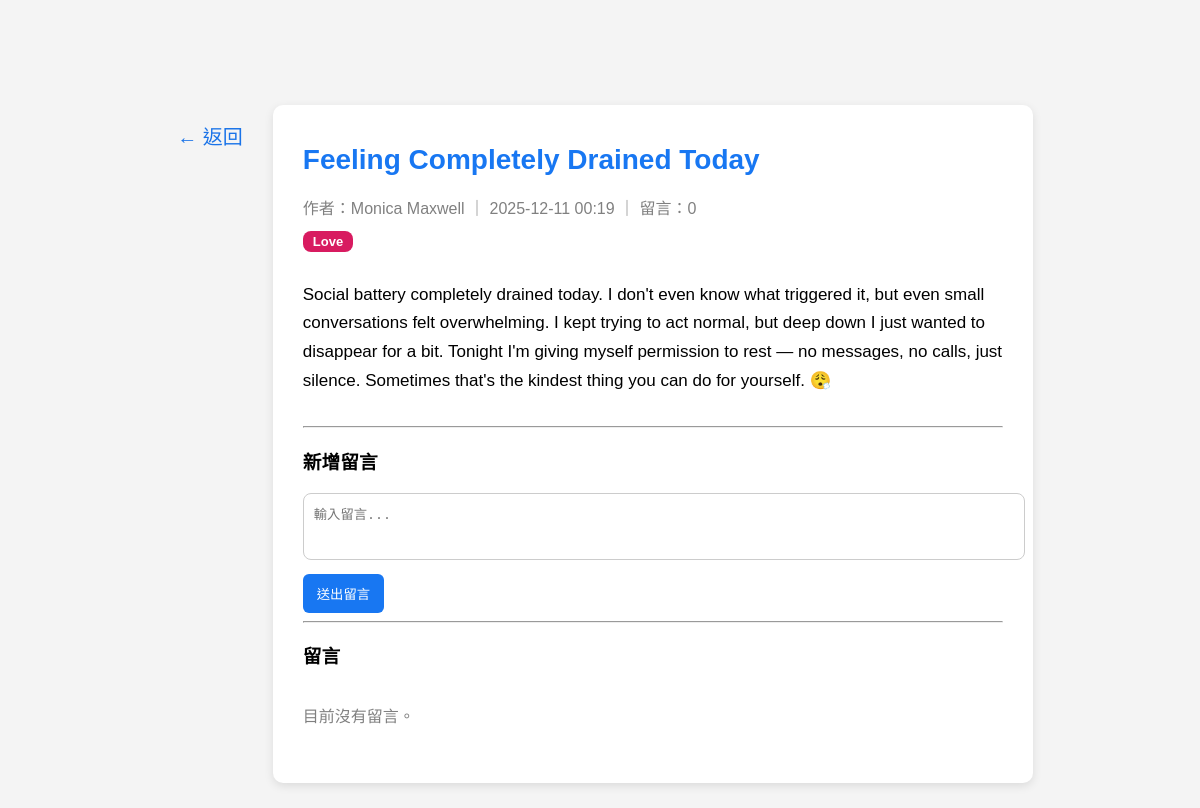
/posts/1, run on the app's committed database.
### models/post.py (models this page shows)
class Post(db.Model):
    id = db.Column(db.Integer, primary_key=True)
    title = db.Column(db.String(120), nullable=False)
    content = db.Column(db.Text, nullable=False)
    tag = db.Column(db.String(50), nullable=True)
    created_at = db.Column(db.DateTime, default=datetime.utcnow)
    user_id = db.Column(db.Integer, db.ForeignKey("user.id"), nullable=False)
    user = db.relationship("User", backref="posts")
    comments = db.relationship("Comment", backref="post", cascade="all, delete")
    likes = db.relationship("Like", backref="post", lazy="dynamic")

### models/user.py (models this page shows, shortened)
class User(db.Model, UserMixin):
    id = db.Column(db.Integer, primary_key=True)
    username = db.Column(db.String(50), unique=True, nullable=False)
    email = db.Column(db.String(120), unique=True, nullable=False)
    password = db.Column(db.String(255), nullable=False)
    reset_code = db.Column(db.String(6), nullable=True)
    reset_code_expire = db.Column(db.DateTime, nullable=True)

### routes/posts.py (the view, shortened to what this page needs)
@posts_bp.route("/posts/<int:post_id>", methods=["GET", "POST"])
def view_post(post_id):
    post = Post.query.get_or_404(post_id)
    return render_template("post_view.html", post=post)

### templates/post_view.html (shortened to what this page needs)
<!DOCTYPE html>
<html lang="zh-Hant">
<head>
    <link rel="stylesheet" href="/static/style.css">
</head>
<body>
<div class="post-wrapper">
    <a href="/home" class="back-side-btn">← 返回</a>
    <div class="post-card">
        <h1 class="post-title">{{ post.title }}</h1>
        <p class="post-meta">
            作者：{{ post.user.username }} ｜ {{ post.created_at.strftime("%Y-%m-%d %H:%M") }}
            ｜ 留言：{{ post.comments|length }}
        </p>
        {% if post.tag %}
        <span class="tag-badge tag-{{ post.tag }}">{{ post.tag }}</span>
        {% endif %}
        <p class="post-content">
            {{ post.content | safe }}
        </p>
    <hr>
    <h3>新增留言</h3>
    <form method="POST">
        <textarea name="content" rows="3" placeholder="輸入留言..." required></textarea>
        <button type="submit">送出留言</button>
    </form>
    <hr>
    <h3>留言</h3>
    <div class="comment-container">
        {% if post.comments %}
            {% for c in post.comments %}
                <div class="comment-box">
                    <div class="comment-author">{{ c.author }}</div>
                    <div class="comment-time">{{ c.created_at.strftime("%Y-%m-%d %H:%M") }}</div>
                    <div class="comment-content">{{ c.content }}</div>
                </div>
            {% endfor %}
        {% else %}
            <p style="color:gray;">目前沒有留言。</p>
        {% endif %}
    </div>
</div>
</body>
</html>

### static/style.css (style rules this page uses)
body { margin: 0; font-family: "Microsoft JhengHei", sans-serif; background: #f4f4f4; padding-top: 65px; }
.post-card { width: 100%; background: white; padding: 20px 30px; border-radius: 10px; box-shadow: 0 3px 10px rgba(0,0,0,0.1); margin-bottom: 25px; }
.tag-badge { display: inline-block; padding: 4px 10px; border-radius: 10px; font-size: 13px; font-weight: bold; margin-bottom: 10px; margin-right: 6px; color: white !important; }
.tag-Love { background: #d81b60 !important; }
.comment-container { max-height: 300px; overflow-y: auto; padding-right: 5px; margin-bottom: 20px; }

### templates/post_view.html (style rules this page uses)
.post-wrapper { display: flex; justify-content: center; gap: 20px; margin-top: 40px; }
.back-side-btn { font-size: 20px; color: #1a73e8; text-decoration: none; padding: 6px 10px; border-radius: 6px; height: fit-content; margin-top: 10px; transition: background 0.2s; }
.post-card { width: 700px; background: white; padding: 20px 30px; border-radius: 10px; box-shadow: 0 3px 10px rgba(0,0,0,0.1); }
.post-title { font-size: 28px; color: #1877f2; }
.post-meta { color: gray; margin-bottom: 12px; }
.tag-badge { display: inline-block; background: #e3f2fd; color: #1565c0; padding: 3px 10px; border-radius: 8px; font-size: 13px; margin-bottom: 12px; }
.post-content { font-size: 17px; line-height: 1.7; margin-bottom: 30px; }
textarea { width: 100%; padding: 10px; border-radius: 8px; border: 1px solid #ccc; resize: none; }
button { margin-top: 10px; padding: 10px 14px; background: #1877f2; color: white; border: none; border-radius: 6px; cursor: pointer; }

### data on the page
Post: title "Feeling Completely Drained Today", created_at "2025-12-11 00:19", tag "Love", content "Social battery completely drained today. I don't even know what triggered it, but even small conversations felt overwhelming. I kept trying to act normal, but deep down I just wanted to disappear for a bit. Tonight I'm giving myself permission to rest — no messages, no calls, just silence. Sometimes that's the kindest thing you can do for yourself. 😮‍💨"
User: user.username "Monica Maxwell"

### other printed values
{{ post.comments|length }} "0"
